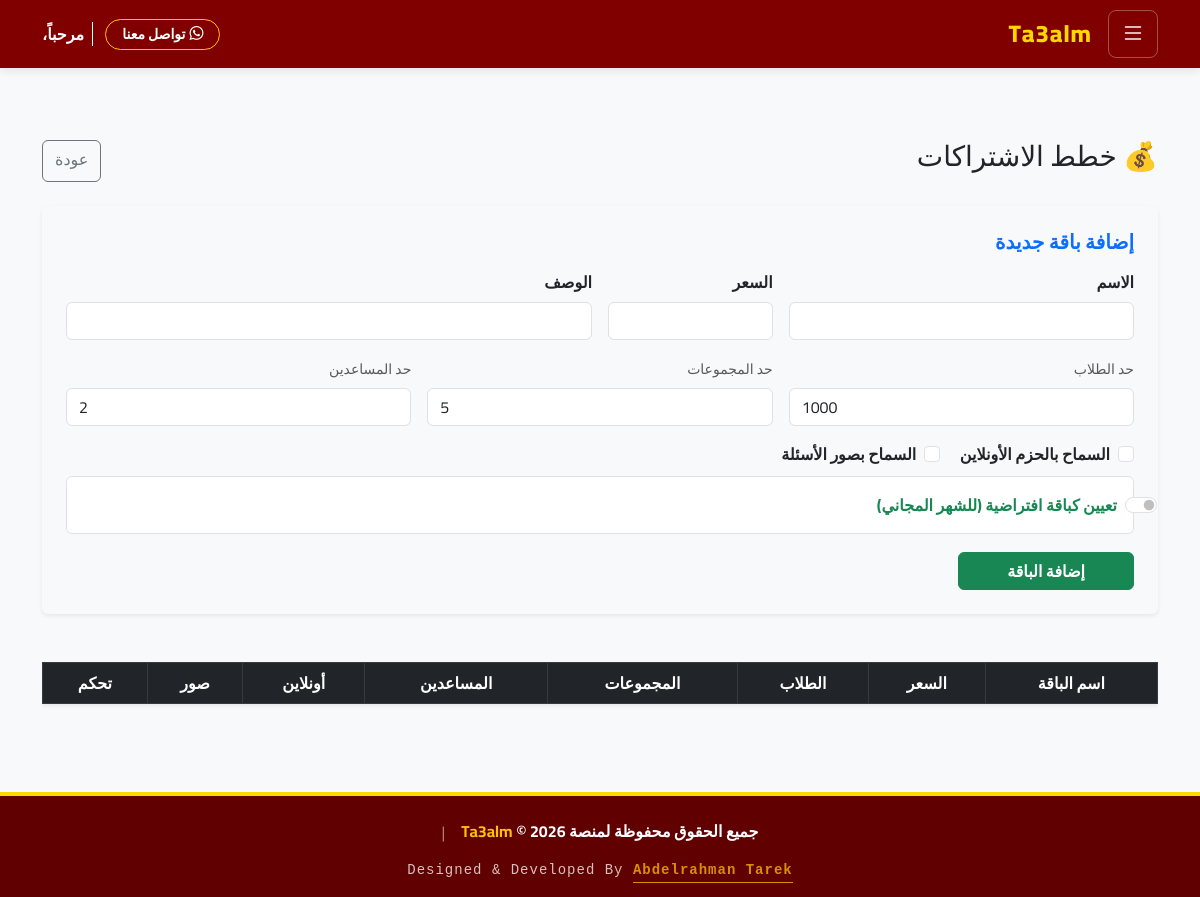
The page /owner/plans/ (signed in) on the database as committed earlier.
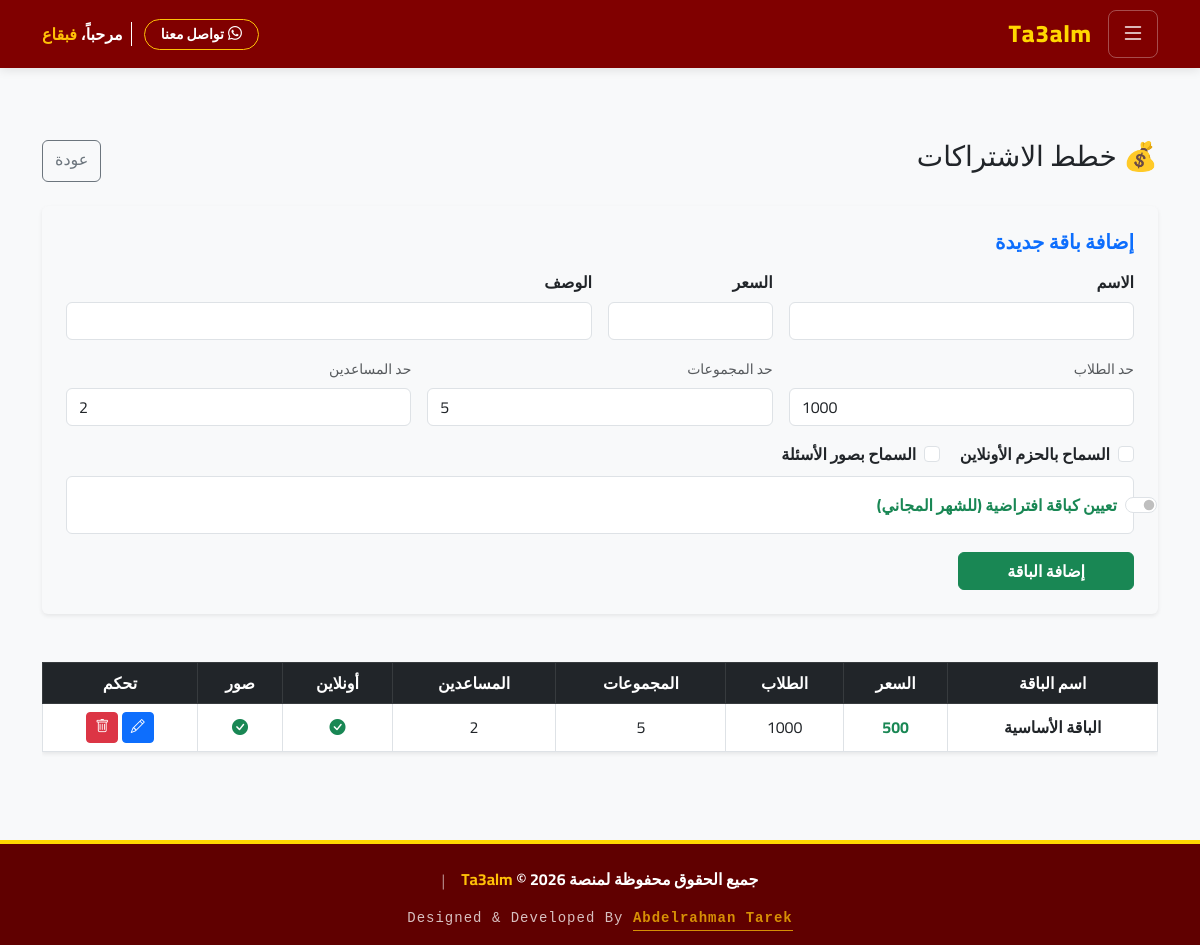
The same page on the database as committed later.
### accounts/models.py (models this page shows, shortened)
class User(AbstractUser):
    role = models.CharField(max_length=20, choices=ROLE_CHOICES, default='student', verbose_name=_('نوع المستخدم'))
    phone = models.CharField(max_length=15, blank=True, null=True, verbose_name=_('رقم الهاتف'))
    national_id = models.CharField(max_length=14, blank=True, null=True, unique=True, verbose_name=_('الرقم القومي'))
    custom_id = models.CharField(max_length=10, blank=True, null=True, unique=True, verbose_name=_('كود المستخدم'))
    is_banned = models.BooleanField(default=False, verbose_name=_('محظور'))

### teachers/models.py (models this page shows, shortened)
class SubscriptionPlan(models.Model):
    name = models.CharField(max_length=100, verbose_name=_("اسم الباقة"))
    price = models.PositiveIntegerField(verbose_name=_("السعر (EGP)"))
    student_limit = models.PositiveIntegerField(verbose_name=_("حد الطلاب الأقصى"))
    description = models.TextField(blank=True, verbose_name=_("وصف الباقة"))
    student_limit = models.PositiveIntegerField(default=1000, verbose_name=_("حد الطلاب"))
    group_limit = models.PositiveIntegerField(default=5, verbose_name=_("حد المجموعات"))
    assistant_limit = models.PositiveIntegerField(default=2, verbose_name=_("حد المساعدين"))
    allow_online_packages = models.BooleanField(default=False, verbose_name=_("مسموح بالحزم الأونلاين"))
    allow_question_images = models.BooleanField(default=False, verbose_name=_("مسموح بصور الأسئلة"))
    is_default = models.BooleanField(default=False, verbose_name=_("باقة افتراضية (مجانية)"))

### core/views.py (the view, shortened to what this page needs)
# urls.py: path('owner/plans/', views.manage_plans, name='manage_plans'),
@login_required
def manage_plans(request):
    if not request.user.is_superuser: return redirect('home')
    plans = SubscriptionPlan.objects.all()
    return render(request, 'core/manage_plans.html', {'plans': plans})

### core/context_processors.py (called while the page is built)
def notifications(request):
    if request.user.is_authenticated:
        notifs = Notification.objects.filter(recipient=request.user)[:5]
        unread_count = Notification.objects.filter(recipient=request.user, is_read=False).count()
        return {'notifications': notifs, 'unread_count': unread_count}
    return {}

### core/models.py (called while the page is built)
    @classmethod
    def load(cls):
        obj, created = cls.objects.get_or_create(pk=1)
        return obj

### templates/core/manage_plans.html (shortened to what the changed rows need)
{% extends 'base.html' %}
{% load i18n %}
{% block content %}
<div class="container py-5">
    <div class="table-responsive">
        <table class="table table-bordered text-center align-middle bg-white shadow-sm">
            <thead class="table-dark">
                <tr>
                    <th>{% trans "اسم الباقة" %}</th>
                    <th>{% trans "السعر" %}</th>
                    <th>{% trans "الطلاب" %}</th>
                    <th>{% trans "المجموعات" %}</th>
                    <th>{% trans "المساعدين" %}</th>
                    <th>{% trans "أونلاين" %}</th>
                    <th>{% trans "صور" %}</th>
                    <th>{% trans "تحكم" %}</th>
                </tr>
            </thead>
            <tbody>
                {% for p in plans %}
                <tr>
                    <td class="fw-bold">{{ p.name }}</td>
                    <td class="text-success fw-bold">{{ p.price }}</td>
                    <td>{{ p.student_limit }}</td>
                    <td>{{ p.group_limit }}</td>
                    <td>{{ p.assistant_limit }}</td>
                    <td>
                        {% if p.allow_online_packages %}
                            <i class="bi bi-check-circle-fill text-success"></i>
                        {% else %}
                            <i class="bi bi-x-circle-fill text-danger"></i>
                        {% endif %}
                    </td>
                    <td>
                        {% if p.allow_question_images %}
                            <i class="bi bi-check-circle-fill text-success"></i>
                        {% else %}
                            <i class="bi bi-x-circle-fill text-danger"></i>
                        {% endif %}
                    </td>
                    <td>
                        <button class="btn btn-sm btn-primary" data-bs-toggle="modal" data-bs-target="#editModal{{ p.id }}">
                            <i class="bi bi-pencil"></i>
                        </button>
                        <form method="POST" class="d-inline">
                            <button class="btn btn-sm btn-danger" onclick="return confirm('{% trans "حذف؟" %}')">
                                <i class="bi bi-trash"></i>
                            </button>
                        </form>
                    </td>
                </tr>
                {% endfor %}
            </tbody>
        </table>
    </div>
</div>
{% endblock %}

### templates/base.html (shortened to what this page needs)
{% load static %}
{% load i18n %}
{% get_current_language as LANGUAGE_CODE %}
<!DOCTYPE html>
<html lang="{{ LANGUAGE_CODE }}" dir="{% if LANGUAGE_CODE == 'ar' %}rtl{% else %}ltr{% endif %}">
<head>
    {% if LANGUAGE_CODE == 'ar' %}
        <link rel="stylesheet" href="https://cdn.jsdelivr.net/npm/bootstrap@5.3.0/dist/css/bootstrap.rtl.min.css">
    {% else %}
        <link rel="stylesheet" href="https://cdn.jsdelivr.net/npm/bootstrap@5.3.0/dist/css/bootstrap.min.css">
        <link href="https://fonts.googleapis.com/css2?family=Roboto:wght@400;500;700;900&display=swap" rel="stylesheet">
        <style>body { font-family: 'Roboto', sans-serif; }</style>
    {% endif %}
    <link rel="stylesheet" href="https://cdn.jsdelivr.net/npm/bootstrap-icons@1.11.3/font/bootstrap-icons.min.css">
</head>
<body>
    <nav class="top-navbar sticky-top">
        <div class="container d-flex justify-content-between align-items-center">
            <div class="d-flex align-items-center gap-3">
                <button class="btn menu-btn" type="button" data-bs-toggle="offcanvas" data-bs-target="#sidebarMenu">
                    <i class="bi bi-list fs-4"></i>
                </button>
                <a href="{% url 'home' %}" class="brand-logo">Ta3alm</a>
            </div>
            <div class="d-flex align-items-center gap-2">
                <a href="https://wa.me/+201507200894" target="_blank" class="btn btn-sm btn-outline-warning text-white fw-bold d-flex align-items-center rounded-pill px-3 mobile-small-text nowrap-text">
                    <i class="bi bi-whatsapp me-1"></i>
                    <span>{% trans "تواصل معنا" %}</span>
                </a>
                {% if user.is_authenticated %}
                    <div class="text-white d-none d-sm-block fw-bold border-start border-white ps-2 ms-1 mobile-small-text nowrap-text">
                        {% trans "مرحباً،" %} <span class="text-warning">{{ user.first_name }}</span>
                    </div>
                {% endif %}
            </div>
        </div>
    </nav>
    <main class="py-4">
        {% block content %}{% endblock %}
    </main>
    <footer class="text-white pt-4 pb-3" style="background-color: #600000; border-top: 4px solid #FFD700;">
        <div class="container text-center">
            <div class="row justify-content-center align-items-center mb-3">
                <div class="col-lg-10">
                    <div class="d-flex flex-column flex-md-row justify-content-center align-items-center gap-3">
                        <h6 class="mb-0 fw-bold">
                            {% trans "جميع الحقوق محفوظة لمنصة" %} <span class="text-warning">Ta3alm</span> &copy; {% now "Y" %}
                        </h6>
                        <span class="d-none d-md-block text-white-50">|</span>
                    </div>
                </div>
            </div>
            <div class="row">
                <div class="col-12">
                    <p class="small mb-0 opacity-75 code-font">
                        Designed & Developed By
                        <a href="https://man9000442-hub.github.io/Eng-Abdelrahman-prot/" target="_blank" class="text-warning fw-bold text-decoration-none border-bottom border-warning pb-1">
                            Abdelrahman Tarek
                        </a>
                    </p>
                </div>
            </div>
        </div>
    </footer>
</body>
</html>

Rows that differ between the two databases and show on the page:
now on this page (row edited): User: first_name "فبقاع"
added SubscriptionPlan: name "الباقة الأساسية", price "500", student_limit "1000", group_limit "5", assistant_limit "2", allow_online_packages True (drawn), allow_question_images True (drawn)
